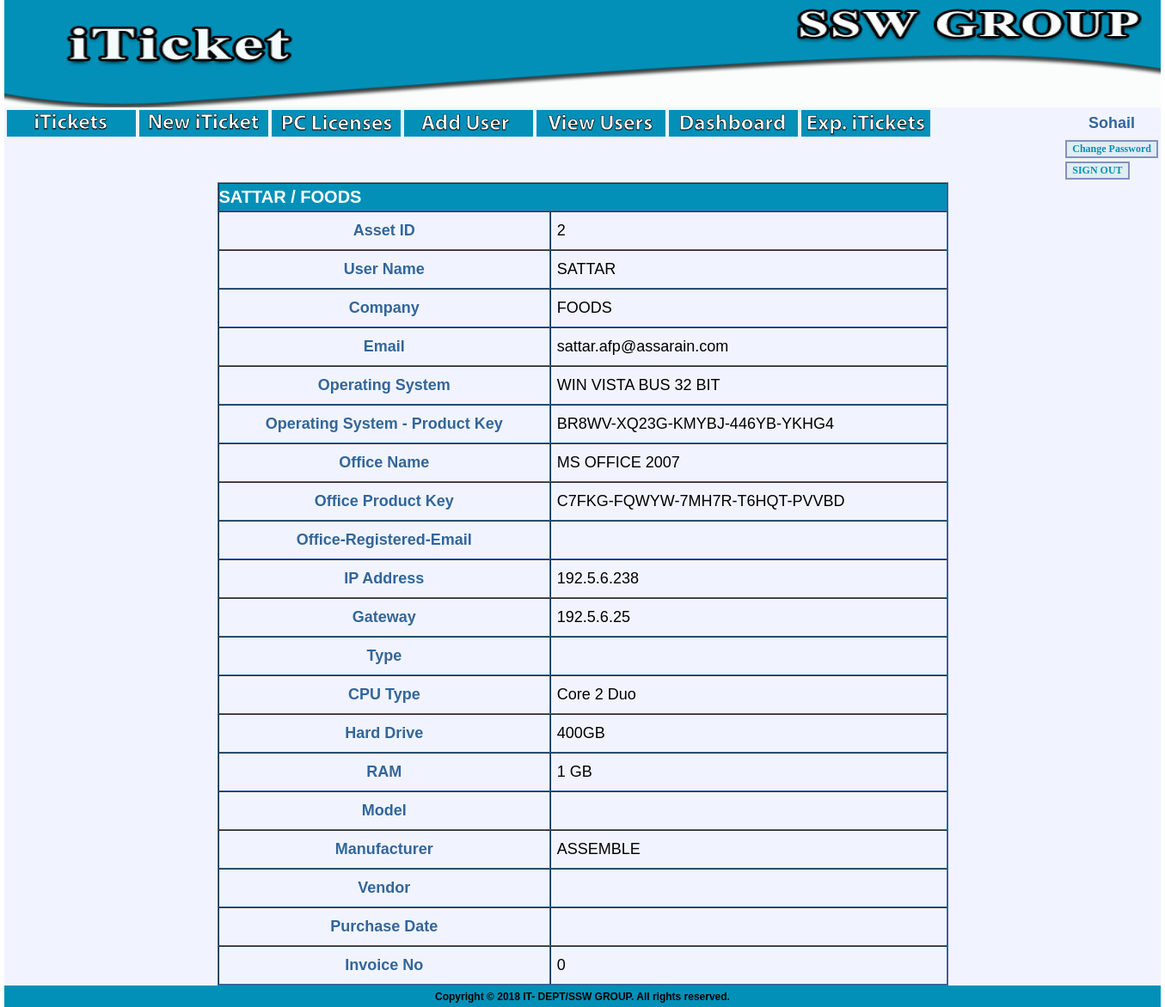
The page /viewpc.php?assetid=2 (signed in) on the database its author committed.
### tables this page shows
CREATE TABLE IF NOT EXISTS `userinfo` (
  `Assetid` int(11) NOT NULL AUTO_INCREMENT,
  `CompanyName` varchar(100) DEFAULT NULL,
  `Dept` varchar(18) DEFAULT NULL,
  `Email` varchar(45) DEFAULT NULL,
  `Username` varchar(50) DEFAULT NULL,
  PRIMARY KEY (`Assetid`)
);

CREATE TABLE IF NOT EXISTS `pclicenses` (
  `Assetid` int(3) NOT NULL,
  `ComputerName` varchar(23) DEFAULT NULL,
  `Type` varchar(20) NOT NULL,
  `CPU_Type` varchar(44) DEFAULT NULL,
  `HardDrive` varchar(18) DEFAULT NULL,
  `Manufacturer` varchar(43) DEFAULT NULL,
  `Model` varchar(65) DEFAULT NULL,
  `DefaultPrinter` varchar(123) DEFAULT NULL,
  `gateway` varchar(15) DEFAULT NULL,
  `ipaddress` varchar(15) DEFAULT NULL,
  `RAM` varchar(14) DEFAULT NULL,
  `osname` varchar(65) DEFAULT NULL,
  `previousos` varchar(30) DEFAULT NULL,
  `oskey` varchar(37) DEFAULT NULL,
  `officename` varchar(44) DEFAULT NULL,
  `officekey` varchar(35) DEFAULT NULL,
  `soft1` varchar(35) DEFAULT NULL,
  `soft1key` varchar(40) DEFAULT NULL,
  `soft2` varchar(47) DEFAULT NULL,
  `soft2key` varchar(48) DEFAULT NULL,
  `soft3` varchar(32) DEFAULT NULL,
  `soft3key` varchar(29) DEFAULT NULL,
  `purchase_date` date DEFAULT NULL,
  `invoice_no` int(100) DEFAULT NULL,
  `vendor` varchar(200) NOT NULL,
  `offemail` varchar(100) NOT NULL,
  PRIMARY KEY (`Assetid`)
);

### viewpc.php (called while the page is built, shortened)
<?php
	include_once("common.php");
	$smarty = new Smarty;
	$db_main		=	new Database;
	$assetid = $_GET['assetid'];
	if($db_main->query("select u.Assetid,u.UserName,u.CompanyName,u.Dept,u.Email,p.ipaddress,p.gateway,p.ram,p.harddrive,p.model,p.manufacturer,p.type,p.cpu_type,p.osname,p.previousos,p.oskey,p.officename,p.officekey,p.soft1,p.purchase_date,p.invoice_no,p.offemail,p.vendor from userinfo u, pclicenses p where u.Assetid='$assetid' and p.Assetid='$assetid' ") && $db_main->rowCount() > 0)
			{
						$result = $db_main->fetchRow();
			}
	$smarty->assign("user_id", $user_id);
	$smarty->assign("assetid", $result['Assetid']);
	$smarty->assign("username", $result['UserName']);
	$smarty->assign("companyname", $result['CompanyName']);
	$smarty->assign("Dept", $result['Dept']);
	$smarty->assign("Email", $result['Email']);
	$smarty->assign("ipaddress", $result['ipaddress']);
	$smarty->assign("gateway", $result['gateway']);
	$smarty->assign("ram", $result['ram']);
	$smarty->assign("harddrive", $result['harddrive']);
	$smarty->assign("model", $result['model']);
	$smarty->assign("manufacturer", $result['manufacturer']);
	$smarty->assign("type", $result['type']);
	$smarty->assign("cpu_type", $result['cpu_type']);
	$smarty->assign("osname", $result['osname']);
	$smarty->assign("previousos", $result['previousos']);
	$smarty->assign("oskey", $result['oskey']);
	$smarty->assign("officename", $result['officename']);
	$smarty->assign("officekey", $result['officekey']);
	$smarty->assign("soft1", $result['soft1']);
	$smarty->assign("purchase_date", $purchase_date_format);
	$smarty->assign("invoice_no", $result['invoice_no']);
	$smarty->assign("offemail", $result['offemail']);
	$smarty->assign("vendor", $result['vendor']);
	$smarty->assign("display_name", $_SESSION['display_name']);
	$smarty->display("viewpc.html");
?>

### Database.php (called while the page is built, shortened)
<?php
	class Database
	{
		public $con;
		public function __construct()
		{
			$this->host = "it.assarain.com";
			$this->user = "sswgroup001_assarainit";
			$this->password = "SswIT2019!";
			$this->dbname = "sswgroup001_asset";
			$this->con = new mysqli($this->host, $this->user, $this->password, $this->dbname);
		}
		public function error()
		{
			return $this->con->error;
		}
		public function query($query)
		{
			$this->rs = $this->con->query($query);
			if(!$this->error())
				return true;
			return false;
		}
	}
?>

### templates_c/%%C5^C54^C54741C7%%viewpc.html.php (the view, shortened to what this page needs)
<!DOCTYPE html PUBLIC "-//W3C//DTD XHTML 1.0 Transitional//EN" "http://www.w3.org/TR/xhtml1/DTD/xhtml1-transitional.dtd">
<html xmlns="http://www.w3.org/1999/xhtml">
<head>
<link href="style.css" rel="stylesheet" type="text/css" />
</head>
<body>
<table width="1345"  align="center" cellpadding="0" cellspacing="0"  bgcolor="F1F4FE" >
  <tr>
    <td height="75" colspan="2">
    <img src="images/header.gif" width="1345" height="125" />
    </td>
    </tr>
            <tr>
           		<td>
                	<table>
                    	<tr>
           <td><a href="mainpage.php"><img src="images/itickets.gif" width="150" style="cursor:pointer"/></a></td>
           <td><a href="newiticket.php"><img src="images/new-iticket.gif" width="150" style="cursor:pointer"/></a></td>
           <td><a href="pclicenses.php"><img src="images/pclicenses.gif" width="150" style="cursor:pointer" /></a></td>
                    <td><a href="adduser.php"><img src="images/adduser.gif" width="150" style="cursor:pointer" /></a></td>
           <td><a href="viewusers.php"><img src="images/viewusers.gif" width="150" style="cursor:pointer" /></a></td>
           <td><a href="dashboard.php"><img src="images/dashboard.gif" width="150" style="cursor:pointer" /></a></td>
           <td width="100"><a href="export_iTicket.php"><img src="images/exp_iTickets.gif" width="150" style="cursor:pointer" /></a></td>
           <td width="100">&nbsp;</td>
           <td width="100">&nbsp;</td>
            <td width="100">&nbsp;</td>
           <td width="100">&nbsp;</td>
           <td width="100">&nbsp;</td>
           <td width="100">&nbsp;</td>
           <td width="100">&nbsp;</td>
           <td width="100" id="normal_text"><strong><font size=+1><?php echo $this->_tpl_vars['display_name']; ?>
</font></strong></td>
            </tr>
           <tr>
                   <td width="100">&nbsp;</td>
          		<td width="100">&nbsp;</td>
          	 	<td width="100">&nbsp;</td>
           		 <td width="100">&nbsp;</td>
           		<td width="100">&nbsp;</td>
                 <td width="100">&nbsp;</td>
           		<td width="100">&nbsp;</td>
                <td width="100">&nbsp;</td>
                 <td width="100">&nbsp;</td>
           		<td width="100">&nbsp;</td>
                <td width="100">&nbsp;</td>
                       		<td width="100">&nbsp;</td>
                <td width="100">&nbsp;</td>
                <td width="100">&nbsp;</td>
                <td width="75"><a href="changepass.php" style="cursor:pointer"><input type="button" class="button" value="Change Password"/></a></td>
            </tr>
            <tr>
            		<td width="100">&nbsp;</td>
                 <td width="100">&nbsp;</td>
           		<td width="100">&nbsp;</td>
                <td width="100">&nbsp;</td>
                 <td width="100">&nbsp;</td>
           		<td width="100">&nbsp;</td>
                <td width="100">&nbsp;</td>
                 <td width="100">&nbsp;</td>
           		<td width="100">&nbsp;</td>
                <td width="100">&nbsp;</td>
                <td width="100">&nbsp;</td>
                 <td width="100">&nbsp;</td>
                  <td width="100">&nbsp;</td>
                  <td width="100">&nbsp;</td>
                    <td width="100" colspan="5">
       					 <a href="index.php?val=o"><input type="button" value="SIGN OUT" name="out" id="out" class="button" style="cursor:pointer"/></a>
       				 </td>
            </tr>
             </table>
             </td>
           </tr>
  <tr>
    <td width="1345" bgcolor="F1F4FE"><form id="iticket" method="post" name="iticket" onsubmit="return validate()" action="newiticket.php" >
      <table width="850" height="766" border="1" cellpadding="0" cellspacing="0" align="center" class="tbl" >
        <tr>
          <td height="31" colspan="2" bgcolor="#0390B8" id="heading"><?php echo $this->_tpl_vars['username']; ?>
 / <?php echo $this->_tpl_vars['companyname']; ?>
</td>
        </tr>
        <tr>
          <td width="319" height="43" id="normal_text"><font size="+1"><strong>Asset ID</strong></font></td>
          <td width="381">&nbsp;&nbsp;<font size="+1"><?php echo $this->_tpl_vars['assetid']; ?>
</font>
          </td>
        </tr>
               <tr>
          <td width="319" height="43"  id="normal_text"><font size="+1"><strong>User Name</strong></font></td>
          <td width="381">&nbsp;&nbsp;<font size="+1"><?php echo $this->_tpl_vars['username']; ?>
</font>
          </td>
        </tr>
        <tr>
          <td width="319" height="43"  id="normal_text"><font size="+1"><strong>Company</strong></font></td>
          <td width="381">
			&nbsp;&nbsp;<font size="+1"><?php echo $this->_tpl_vars['companyname']; ?>
</font>
          </td>
        </tr>
         <tr>
          <td width="319" height="43"  id="normal_text"><font size="+1"><strong>Email</strong></font></td>
          <td width="381">&nbsp;&nbsp;<font size="+1"><?php echo $this->_tpl_vars['Email']; ?>
</font></td>
        </tr>
         <tr>
          <td width="319" height="43"  id="normal_text"><font size="+1"><strong>Operating System</strong></font></td>
          <td width="381">&nbsp;&nbsp;<font size="+1"><?php echo $this->_tpl_vars['osname']; ?>
</font></td>
        </tr>
                 <tr>
          <td width="319" height="43"  id="normal_text"><font size="+1"><strong>Operating System - Product Key</strong></font></td>
          <td width="381">
          &nbsp;&nbsp;<font size="+1"><?php echo $this->_tpl_vars['oskey']; ?>
</font>
          </td>
        </tr>
        <tr>
          <td width="319" height="43"  id="normal_text"><font size="+1"><strong>Office Name</strong></font></td>
          <td width="381">&nbsp;&nbsp;<font size="+1"><?php echo $this->_tpl_vars['officename']; ?>
</font>
          </td>
                  <tr>
          <td width="319" height="43"  id="normal_text"><font size="+1"><strong>Office Product Key</strong></font></td>
          <td width="381">&nbsp;&nbsp;<font size="+1"><?php echo $this->_tpl_vars['officekey']; ?>
</font>
          </td>
          <tr>
          <td width="319" height="43"  id="normal_text"><font size="+1"><strong>Office-Registered-Email</strong></font></td>
          <td width="381">&nbsp;&nbsp;
          </td>
                  <tr>
          <td width="319" height="43"  id="normal_text"><font size="+1"><strong>IP Address</strong></font></td>
          <td width="381">&nbsp;&nbsp;<font size="+1"><?php echo $this->_tpl_vars['ipaddress']; ?>
</font>
          </td>
            <tr>
          <td width="319" height="43"  id="normal_text"><font size="+1"><strong>Gateway</strong></font></td>
          <td width="381">&nbsp;&nbsp;<font size="+1"><?php echo $this->_tpl_vars['gateway']; ?>
</font>
          </td>
             <tr>
          <td width="319" height="43"  id="normal_text"><font size="+1"><strong>Type</strong></font></td>
          <td width="381">&nbsp;&nbsp;
          </td>
                  <tr>
          <td width="319" height="43"  id="normal_text"><font size="+1"><strong>CPU Type</strong></font></td>
          <td width="381">&nbsp;&nbsp;<font size="+1"><?php echo $this->_tpl_vars['cpu_type']; ?>
</font>
          </td>
                            <tr>
          <td width="319" height="43"  id="normal_text"><font size="+1"><strong>Hard Drive</strong></font></td>
          <td width="381">&nbsp;&nbsp;<font size="+1"><?php echo $this->_tpl_vars['harddrive']; ?>
</font>
          </td>
                                      <tr>
          <td width="319" height="43"  id="normal_text"><font size="+1"><strong>RAM</strong></font></td>
          <td width="381">&nbsp;&nbsp;<font size="+1"><?php echo $this->_tpl_vars['ram']; ?>
</font>
          </td>
             <tr>
          <td width="319" height="43"  id="normal_text"><font size="+1"><strong>Model</strong></font></td>
          <td width="381">&nbsp;&nbsp;
          </td>
            <tr>
          <td width="319" height="43"  id="normal_text"><font size="+1"><strong>Manufacturer</strong></font></td>
          <td width="381">&nbsp;&nbsp;<font size="+1"><?php echo $this->_tpl_vars['manufacturer']; ?>
</font>
          </td>
           <tr>
          <td width="319" height="43"  id="normal_text"><font size="+1"><strong>Vendor</strong></font></td>
          <td width="381">&nbsp;&nbsp;
          </td>
            <tr>
          <td width="319" height="43"  id="normal_text"><font size="+1"><strong>Purchase Date</strong></font></td>
          <td width="381">&nbsp;&nbsp;
          </td>
           <tr>
          <td width="319" height="43"  id="normal_text"><font size="+1"><strong>Invoice No</strong></font></td>
          <td width="381">&nbsp;&nbsp;<font size="+1"><?php echo $this->_tpl_vars['invoice_no']; ?>
</font>
          </td>
        </tr>
      </table>
    </form></td>
  </tr>
    <th colspan="3" bgcolor="#0390B8" height="25">Copyright © 2018 IT- DEPT/SSW GROUP. All rights reserved.</th>
</table>
</body>
</html>

### rows shown on the page
userinfo: Username "SATTAR", CompanyName "FOODS", Assetid "2", Email "sattar.afp@assarain.com", pclicenses.osname "WIN VISTA BUS 32 BIT", pclicenses.oskey "BR8WV-XQ23G-KMYBJ-446YB-YKHG4", pclicenses.officename "MS OFFICE 2007", pclicenses.officekey "C7FKG-FQWYW-7MH7R-T6HQT-PVVBD", pclicenses.ipaddress "192.5.6.238", pclicenses.gateway "192.5.6.25", pclicenses.CPU_Type "Core 2 Duo", pclicenses.HardDrive "400GB", pclicenses.RAM "1 GB", pclicenses.Manufacturer "ASSEMBLE", pclicenses.invoice_no "0"

### other values the page prints
$this->_tpl_vars['display_name'] "Sohail"
